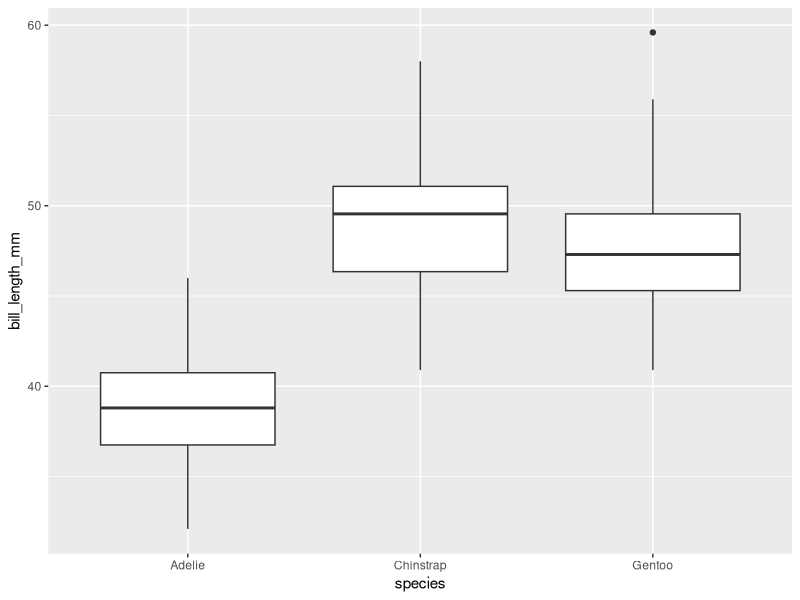

This chart was generated by the following R code:
## ---- chunk 1
library(ggplot2)
library(palmerpenguins)

ggplot(
    penguins,
    aes(x = species, y = bill_length_mm)
) + 
    geom_boxplot()
